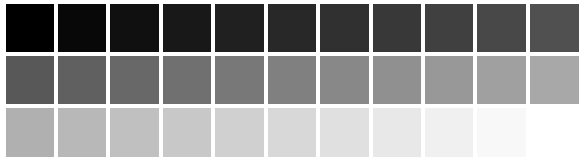
#> input picture 05_Chapter05/01-chapter-content/shades.png, 583 x 162 px
$ python color_map_custom_key_colors.py
#> lines starting #> are read from the running program, lines starting #| are printed output that depends on the picture
"""
Example for testing custom colors maps in OpenCV providing key color points
"""

# Import required packages:
import cv2
import numpy as np
import matplotlib.pyplot as plt

# This dictionary is only for debugging purposes:
dict_color = {0: "blue", 1: "green", 2: "red"}


def build_lut(cmap):
    """Builds look up table based on 'key colors' using np.linspace()"""

    lut = np.empty(shape=(256, 3), dtype=np.uint8)
    # Show for debugging purposes:
    print("----------")
    print(cmap)
    print("-----")

    max = 256
    # build lookup table:
    lastval, lastcol = cmap[0]
    for step, col in cmap[1:]:
        val = int(step * max)
        for i in range(3):
            print("{} : np.linspace('{}', '{}', '{}' - '{}' = '{}')".format(dict_color[i], lastcol[i], col[i], val,
                                                                            lastval, val - lastval))
            lut[lastval:val, i] = np.linspace(lastcol[i], col[i], val - lastval)

        lastcol = col
        lastval = val

    return lut


def apply_color_map_1(gray, cmap):
    """Applies a custom color map using cv2.LUT()"""

    lut = build_lut(cmap)
    s0, s1 = gray.shape
    out = np.empty(shape=(s0, s1, 3), dtype=np.uint8)

    for i in range(3):
        out[..., i] = cv2.LUT(gray, lut[:, i])
    return out


def apply_color_map_2(gray, cmap):
    """Applies a custom color map using cv2.applyColorMap()"""

    lut = build_lut(cmap)
    lut_reshape = np.reshape(lut, (256, 1, 3))
    im_color = cv2.applyColorMap(gray, lut_reshape)
    return im_color


def show_with_matplotlib(color_img, title, pos):
    """Shows an image using matplotlib capabilities"""

    # Convert BGR image to RGB
    img_RGB = color_img[:, :, ::-1]

    ax = plt.subplot(2, 3, pos)
    ax  # flake8
    plt.imshow(img_RGB)
    plt.title(title)
    plt.axis('off')


# Read grayscale image:
gray_img = cv2.imread('shades.png', cv2.IMREAD_GRAYSCALE)
#> gray_img is the input picture: shape (162, 583); min 0, max 255, mean 151.6

# Create the dimensions of the figure and set title:
plt.figure(figsize=(14, 3))
plt.suptitle("Custom color maps based on key colors", fontsize=14, fontweight='bold')

# Show gray image:
show_with_matplotlib(cv2.cvtColor(gray_img, cv2.COLOR_GRAY2BGR), "gray", 1)

# Apply the custom color map - (b,g,r) values:
custom_1 = apply_color_map_1(gray_img, ((0, (255, 0, 255)), (0.25, (255, 0, 180)), (0.5, (255, 0, 120)),
                                        (0.75, (255, 0, 60)), (1.0, (255, 0, 0))))
#> after the loop in apply_color_map_1, `for i in range(3):`:
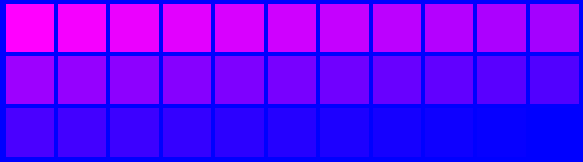
#> out: shape (162, 583, 3); mean of channels 0, 1, 2 255, 0, 98.6; drawn as B, G, R

custom_2 = apply_color_map_1(gray_img, ((0, (0, 255, 128)), (0.25, (128, 184, 64)), (0.5, (255, 128, 0)),
                                        (0.75, (64, 128, 224)), (1.0, (0, 128, 255))))
#> after the loop in apply_color_map_1 (call 2), `for i in range(3):`:
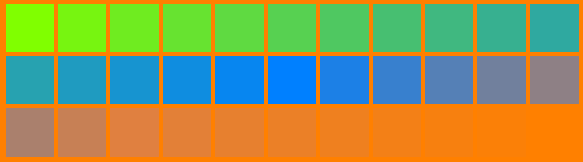
#> out: shape (162, 583, 3); mean of channels 0, 1, 2 88, 152.6, 146.6; drawn as B, G, R

custom_3 = apply_color_map_2(gray_img, ((0, (255, 0, 255)), (0.25, (255, 0, 180)), (0.5, (255, 0, 120)),
                                        (0.75, (255, 0, 60)), (1.0, (255, 0, 0))))

custom_4 = apply_color_map_2(gray_img, ((0, (0, 255, 128)), (0.25, (128, 184, 64)), (0.5, (255, 128, 0)),
                                        (0.75, (64, 128, 224)), (1.0, (0, 128, 255))))

# Display all the resulting images:
show_with_matplotlib(custom_1, "custom 1 using cv2.LUT()", 2)
show_with_matplotlib(custom_2, "custom 2 using cv2.LUT()", 3)
show_with_matplotlib(custom_3, "custom 3 using cv2.applyColorMap()", 5)
show_with_matplotlib(custom_4, "custom 4 using using cv2.applyColorMap()", 6)

# Show the Figure:
plt.show()
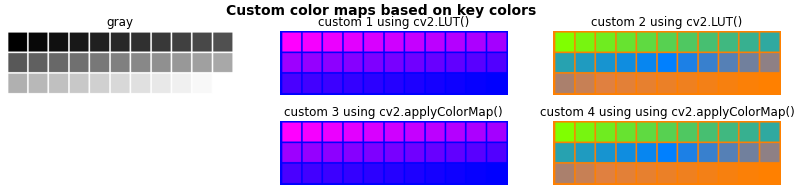
#> figure drawn by matplotlib, 5 panels

$ run again, with 05_Chapter05/01-chapter-content/cat-face.png copied over 05_Chapter05/01-chapter-content/shades.png
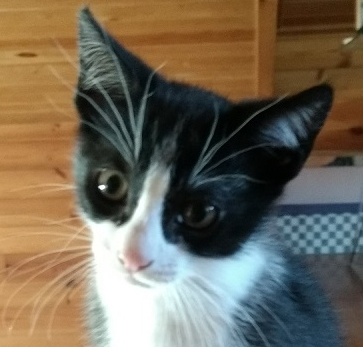
#> input picture 05_Chapter05/01-chapter-content/cat-face.png, 363 x 347 px
#> after the loop in apply_color_map_1, `for i in range(3):`:
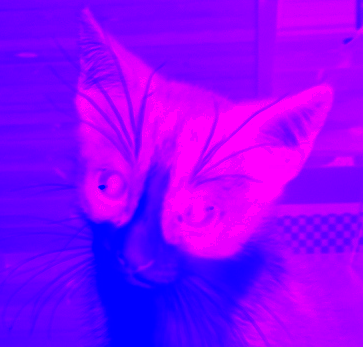
#> out: shape (347, 363, 3); mean of channels 0, 1, 2 255, 0, 141.3; drawn as B, G, R
#> after the loop in apply_color_map_1 (call 2), `for i in range(3):`:
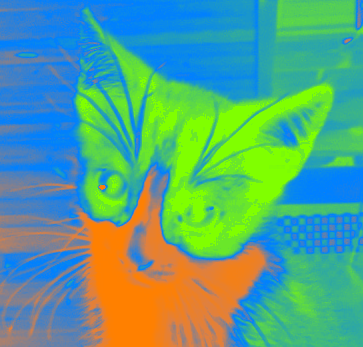
#> out: shape (347, 363, 3); mean of channels 0, 1, 2 133.8, 163.5, 87.5; drawn as B, G, R

$ run again, with 05_Chapter05/01-chapter-content/cat.png copied over 05_Chapter05/01-chapter-content/shades.png
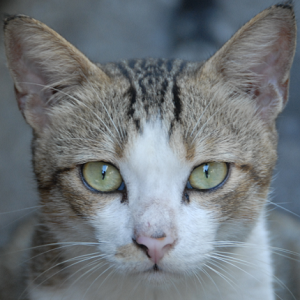
#> input picture 05_Chapter05/01-chapter-content/cat.png, 300 x 300 px
#> after the loop in apply_color_map_1, `for i in range(3):`:
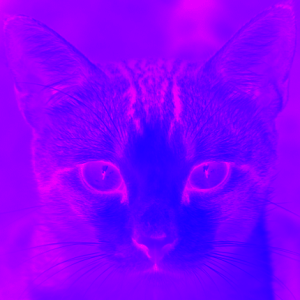
#> out: shape (300, 300, 3); mean of channels 0, 1, 2 255, 0, 129.3; drawn as B, G, R
#> after the loop in apply_color_map_1 (call 2), `for i in range(3):`:
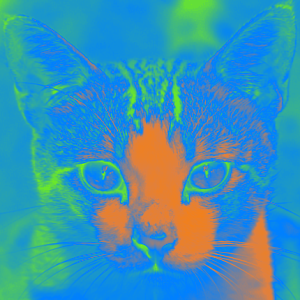
#> out: shape (300, 300, 3); mean of channels 0, 1, 2 177.9, 147, 59.8; drawn as B, G, R
